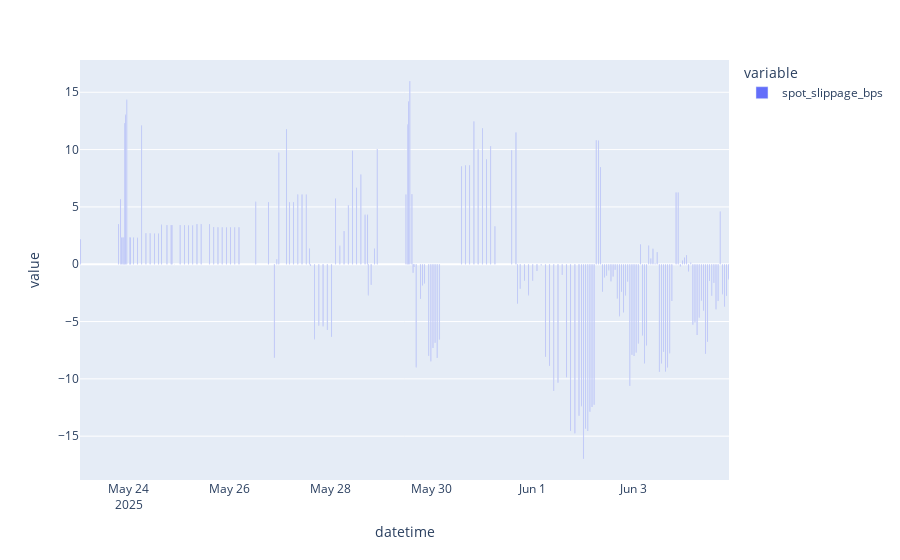

Notebook code for this chart:
### Code cell
px.bar(rebalance_df["spot_slippage_bps"])

### Figure 1 — Plotly figure (JSON) as saved in the notebook; plotly's stock layout.template omitted (floating-point values rounded to 4 significant figures; data arrays with more than 128 entries replaced by an {"elided": "..."} marker saying what was removed)
{"data": [{"alignmentgroup": "True", "hovertemplate": "variable=spot_slippage_bps<br>datetime=%{x}<br>value=%{y}<extra></extra>", "legendgroup": "spot_slippage_bps", "marker": {"color": "#636efa", "pattern": {"shape": ""}}, "name": "spot_slippage_bps", "offsetgroup": "spot_slippage_bps", "orientation": "v", "showlegend": true, "textposition": "auto", "type": "bar", "x": {"elided": "183 str values"}, "xaxis": "x", "y": {"elided": "183 float values"}, "yaxis": "y"}], "layout": {"barmode": "relative", "legend": {"title": {"text": "variable"}, "tracegroupgap": 0}, "margin": {"t": 60}, "xaxis": {"anchor": "y", "domain": [0, 1], "title": {"text": "datetime"}}, "yaxis": {"anchor": "x", "domain": [0, 1], "title": {"text": "value"}}}}
